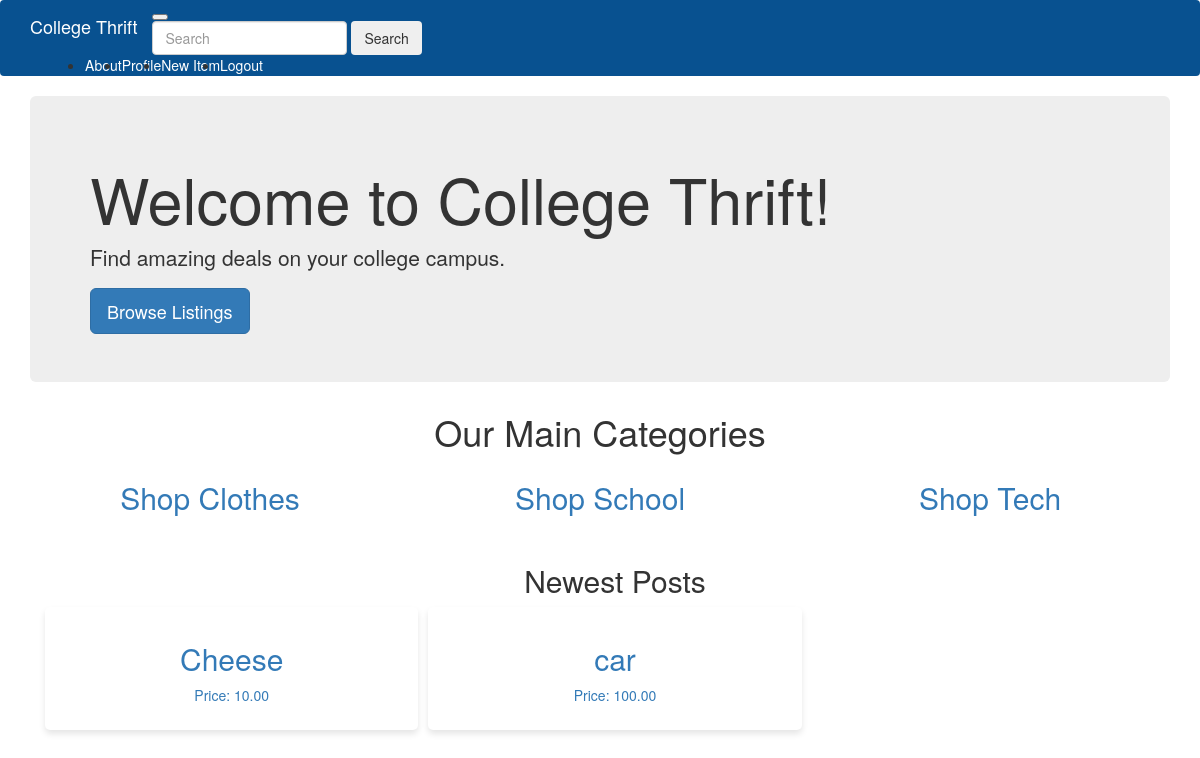
The app's page /Home (signed in) with its own data.
### app/models.py (models this page shows, shortened)
class Post(db.Model):
    id = db.Column(db.Integer, primary_key=True)
    title = db.Column(db.String(100))
    description = db.Column(db.Text)
    price = db.Column(db.Numeric(10, 2))
    category_id = db.Column(db.Integer, db.ForeignKey('category.id'))
    category = db.relationship('Category', backref=db.backref('posts', lazy=True))
    image = db.Column(db.String(256))  # Assuming image paths are stored as strings
    created_at = db.Column(db.DateTime(timezone=True), server_default=func.now())
    updated_at = db.Column(db.DateTime(timezone=True), onupdate=func.now())
    user_id = db.Column(db.Integer, db.ForeignKey('user.id'))

### app/routes.py (the view)
@app.route('/')
@app.route('/Home')
def Home():
    posts = Post.query.order_by(Post.created_at.desc()).limit(6).all()
    return render_template('index.html', title='Home', posts=posts)

### app/models.py (called while the page is built)
@login.user_loader
def load_user(id):
    return User.query.get(int(id))

### app/templates/index.html (shortened to what this page needs)
{% extends "base.html" %}
{% block app_content %}
<div class="text-center">
    <h1 class="my-4">Our Main Categories</h1>
    <div class="row">
    <div class="col-md-4 mb-4">
        <a href="{{ url_for('browse', category=3) }}">
            <div class="card h-100">
                <div class="card-body">
                    <h2 class="card-title">Shop Clothes</h2>
                </div>
            </div>
        </a>
    </div>
    <div class="col-md-4 mb-4">
        <a href="{{ url_for('browse', category=2) }}">
            <div class="card h-100">
                <div class="card-body">
                    <h2 class="card-title">Shop School</h2>
                </div>
            </div>
        </a>
    </div>
    <div class="col-md-4 mb-4">
        <a href="{{ url_for('browse', category=1) }}">
            <div class="card h-100">
                <div class="card-body">
                    <h2 class="card-title">Shop Tech</h2>
                </div>
            </div>
        </a>
    </div>
</div>
    <div><br></div>
    <div class="container">
        <h2 class="title">Newest Posts</h2>
        <div class="grid">
            {% for post in posts %}
                <div class="grid-item">
                    <a href="{{ url_for('post_detail', post_id=post.id) }}">
                        <div class="content">
                            <h2>{{ post.title }}</h2>
                            <p>Price: {{ post.price }}</p>
                        </div>
                    </a>
                </div>
            {% endfor %}
        </div>
    </div>
</div>
{% endblock %}

### app/templates/index.html (style rules this page uses)
.grid { display: grid; grid-template-columns: repeat(3, 1fr); gap: 1rem; }
.grid-item { background-color: white; border-radius: 0.5rem; overflow: hidden; box-shadow: 0 4px 6px rgba(0, 0, 0, 0.1); }
.content { padding: 1.5rem; }

### records on screen
Post: title "Cheese", price "10.00"
Post: title "car", price "100.00"
